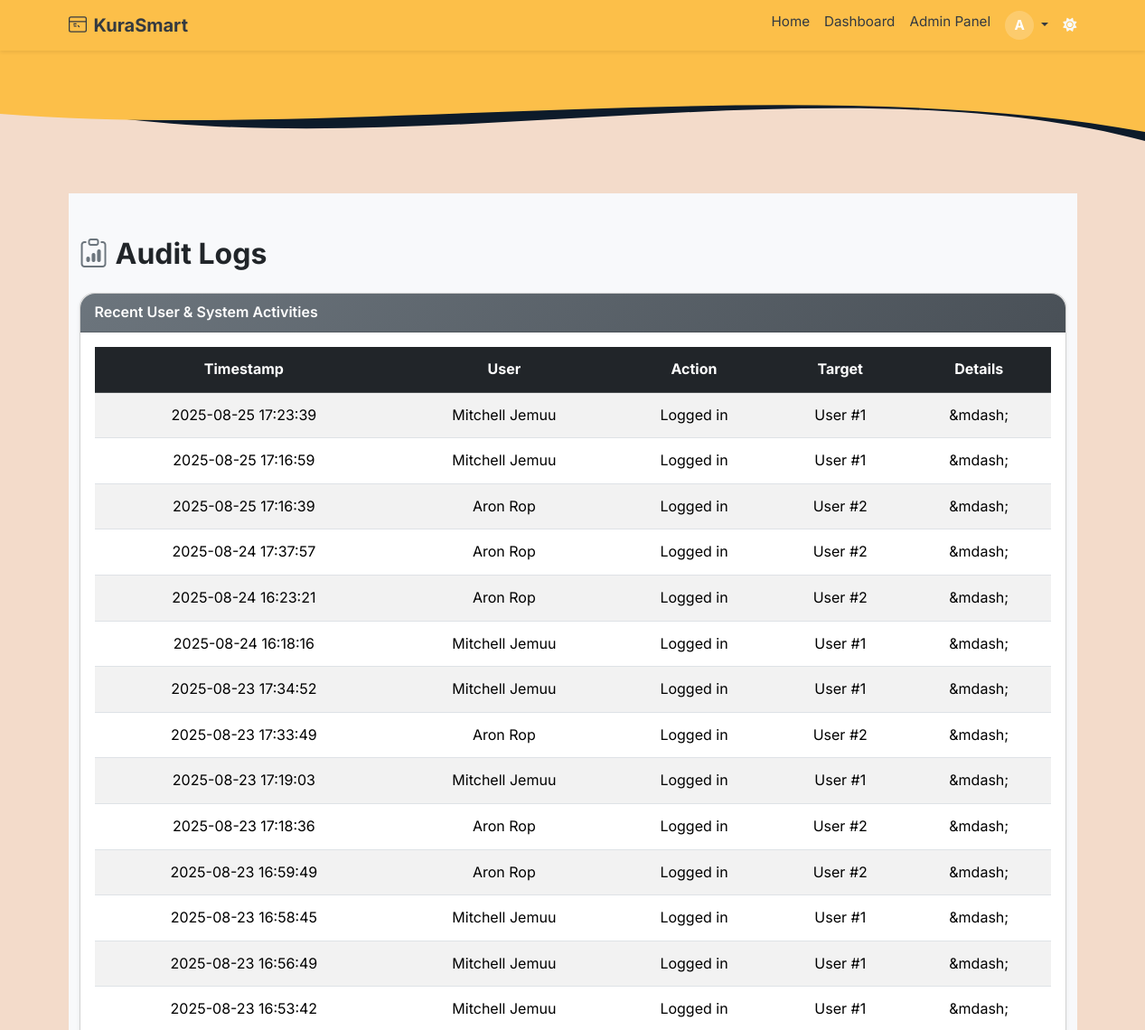
Page /admin/audit-logs (signed in, upper part) on the earlier database version.
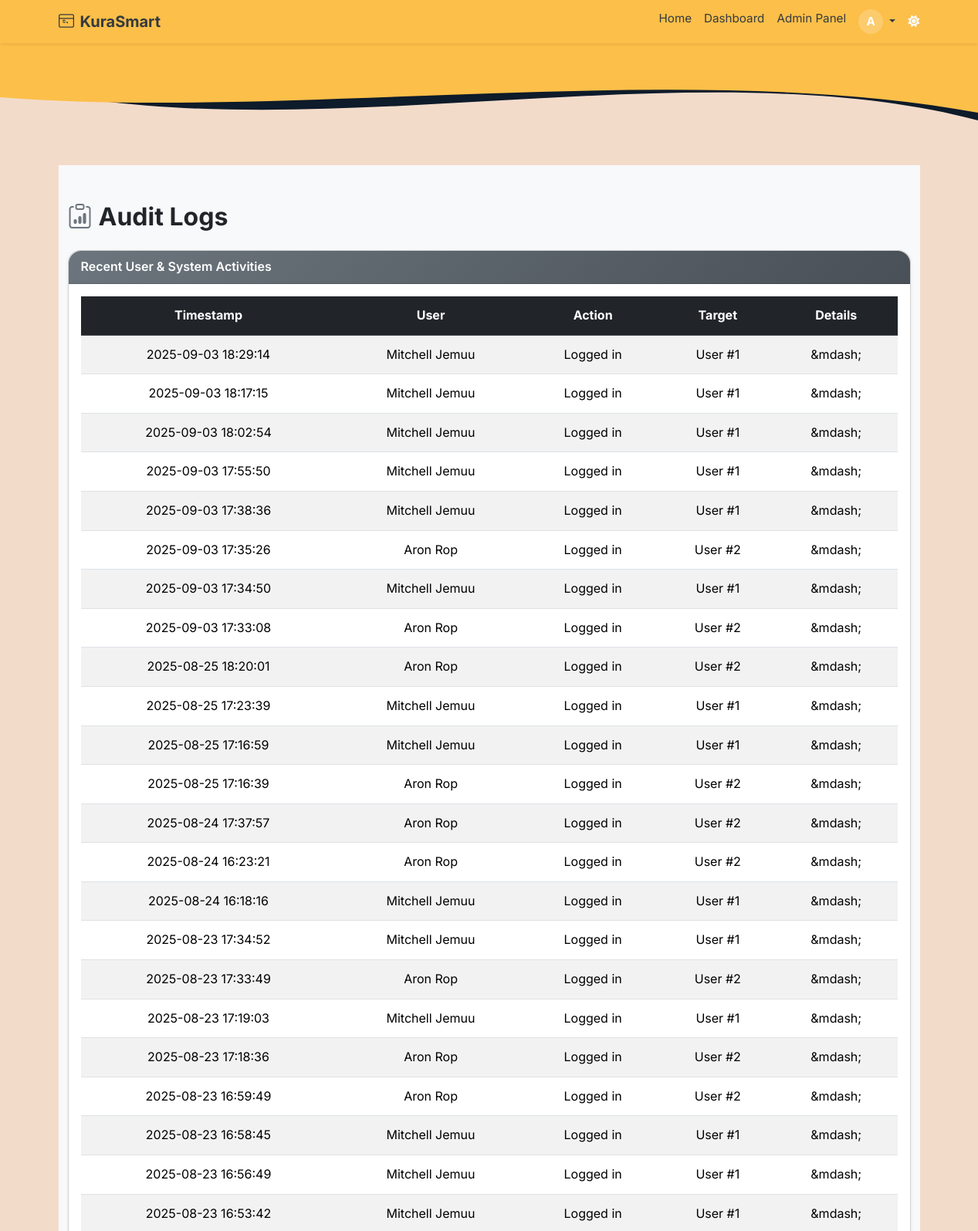
Same page on the later database version.
### app/models.py (models this page shows, shortened)
class User(db.Model, UserMixin):
    __tablename__ = 'users'
    id = db.Column(db.Integer, primary_key=True)
    email = db.Column(db.String(120), unique=True, nullable=False, index=True)
    full_name = db.Column(db.String(120), nullable=False)
    username = db.Column(db.String(80), unique=True, nullable=True)
    id_number = db.Column(db.String(20), unique=True, nullable=True)
    password_hash = db.Column(db.String(128), nullable=False)
    voting_type = db.Column(db.String(10), nullable=False, default="informal")
    national_id = db.Column(db.String(20), unique=True, nullable=True)
    dob = db.Column(db.Date, nullable=True)
    gender = db.Column(db.String(10), nullable=True)
    county = db.Column(db.String(100), nullable=True)
    sub_county = db.Column(db.String(100), nullable=True)
    division = db.Column(db.String(100), nullable=True)
    location = db.Column(db.String(100), nullable=True)
    sub_location = db.Column(db.String(100), nullable=True)
    profile_image = db.Column(db.String(255), nullable=True, default='profile_images/default-profile.png')
    is_verified = db.Column(db.Boolean, default=False, index=True)
    is_superadmin = db.Column(db.Boolean, default=False)
    role = db.Column(db.Enum(UserRole), default=UserRole.voter, nullable=False, index=True)
    created_at = db.Column(db.DateTime, default=datetime.utcnow)
    candidates = db.relationship('Candidate', back_populates='user', lazy='dynamic')
    verification_requests = db.relationship('VerificationRequest', back_populates='user', lazy='dynamic')
    votes = db.relationship('Vote', back_populates='voter', lazy='dynamic')
    def is_super_admin(self):
        return self.role == UserRole.super_admin

class AuditLog(db.Model):
    __tablename__ = 'audit_logs'
    id = db.Column(db.Integer, primary_key=True)
    user_id = db.Column(db.Integer, db.ForeignKey('users.id'), nullable=False)
    action = db.Column(db.String(255), nullable=False)
    target_type = db.Column(db.String(50))
    target_id = db.Column(db.Integer)
    timestamp = db.Column(db.DateTime, default=datetime.utcnow)
    details = db.Column(db.Text)
    user = db.relationship('User', backref='audit_logs')

### app/routes/web_auth.py (the view)
@admin_web_bp.route('/audit-logs')
@login_required
@super_admin_required
def audit_logs():
    try:
        logs = AuditLog.query.order_by(AuditLog.timestamp.desc()).limit(100).all()
        return render_template('admin/audit_logs.html', logs=logs)
    except Exception as e:
        flash(f"Error loading audit logs: {e}", "danger")
        return redirect(url_for('admin_web.dashboard'))

### app/routes/web_auth.py (called while the page is built)
@admin_web_bp.context_processor
def inject_notifications():
    if current_user.is_authenticated:
        unread_notifications = Notification.query.filter_by(user_id=current_user.id, read=False).order_by(Notification.created_at.desc()).all()
        return dict(unread_notifications=unread_notifications)
    return dict(unread_notifications=[])

### app/templates/admin/audit_logs.html (shortened to what this page needs)
{% extends "base.html" %}
{% block content %}
<div class="manage-elections-background py-5">
  <div class="container" data-aos="fade-up">
    <h2 class="mb-4 fw-bold">
      <i class="bi bi-clipboard-data me-2 text-secondary"></i>Audit Logs
    </h2>
    <div class="card shadow-sm rounded-4" data-aos="fade-left">
      <div class="card-header bg-gradient-secondary text-white fw-semibold rounded-top-4">
        Recent User & System Activities
      </div>
      <div class="card-body">
        {% if logs %}
        <div class="table-responsive">
          <table class="table align-middle table-hover text-center table-striped">
            <thead class="table-dark">
              <tr>
                <th>Timestamp</th>
                <th>User</th>
                <th>Action</th>
                <th>Target</th>
                <th>Details</th>
              </tr>
            </thead>
            <tbody>
              {% for log in logs %}
              <tr data-aos="fade-up" data-aos-delay="{{ loop.index * 50 }}">
                <td class="text-wrap text-break">{{ log.timestamp.strftime('%Y-%m-%d %H:%M:%S') }}</td>
                <td class="text-wrap text-break">{{ log.user.full_name }}</td>
                <td class="text-wrap text-break">{{ log.action }}</td>
                <td class="text-wrap text-break">
                  {% if log.target_type %}
                    {{ log.target_type }} #{{ log.target_id }}
                  {% else %}
                    &mdash;
                  {% endif %}
                </td>
                <td class="text-wrap text-break">{{ log.details or '&mdash;' }}</td>
              </tr>
              {% endfor %}
            </tbody>
          </table>
        </div>
        {% else %}
        <p class="text-center text-muted">No audit logs available.</p>
        {% endif %}
      </div>
    </div>
  </div>
</div>
{% endblock %}

### app/templates/base.html (shortened to what this page needs)
<!DOCTYPE html>
<html lang="en" data-bs-theme="auto">
<head>
  <link rel="stylesheet" href="https://cdn.jsdelivr.net/npm/bootstrap@5.3.3/dist/css/bootstrap.min.css">
  <link rel="stylesheet" href="https://cdnjs.cloudflare.com/ajax/libs/font-awesome/6.5.0/css/all.min.css"/>
  <link rel="stylesheet" href="https://cdn.jsdelivr.net/npm/aos@2.3.4/dist/aos.css">
  <link rel="stylesheet" href="https://cdn.jsdelivr.net/npm/bootstrap-icons@1.10.5/font/bootstrap-icons.css">
  <link rel="stylesheet" href="{{ url_for('static', filename='styles.css') }}">
</head>
<body class="text-dark d-flex flex-column min-vh-100">
  <nav class="navbar navbar-expand-lg sticky-top shadow-sm" style="background-color: #fcbf49;">
    <div class="container">
      <a class="navbar-brand fw-bold d-flex align-items-center gap-2" href="{{ url_for('main.index') }}">
        KuraSmart
      </a>
      <div class="collapse navbar-collapse" id="navCollapse">
        <ul class="navbar-nav ms-auto mb-2 mb-lg-0">
          <li class="nav-item">
            <a class="nav-link {% if request.endpoint == 'main.index' %}active{% endif %}" href="{{ url_for('main.index') }}">Home</a>
          </li>
          {% if current_user.is_authenticated %}
            <li class="nav-item">
              <a class="nav-link {% if request.endpoint in ['admin_web.dashboard'] %}active{% endif %}" href="{{ url_for('admin_web.dashboard') }}">
                Dashboard
              </a>
            </li>
            {% if current_user.is_super_admin or current_user.role == 'admin' %}
              <li class="nav-item">
                <a class="nav-link {% if request.endpoint == 'admin_web.dashboard' %}active{% endif %}" href="{{ url_for('admin_web.dashboard') }}">
                  Admin Panel
                </a>
              </li>
            {% endif %}
            <li class="nav-item dropdown">
              <a class="nav-link dropdown-toggle" href="#" id="userMenu" role="button" data-bs-toggle="dropdown" aria-expanded="false">
                <div class="nav-profile-wrapper">
                  <div class="profile-initial bg10">
                    {{ current_user.full_name[0]|upper }}
                  </div>
                </div>
              </a>
            </li>
          {% endif %}
        </ul>
        <span id="theme-toggle" class="text-light ms-2" title="Toggle theme" style="cursor: pointer;">
          <i class="fas fa-moon"></i>
        </span>
      </div>
    </div>
  </nav>
  <div class="position-relative">
    <svg viewBox="0 0 500 150" preserveAspectRatio="none" class="w-100" style="height: 150px; display: block;">
      <path d="M0,50 C150,150 350,0 500,100 L500,0 L0,0 Z" style="fill: #0d1b2a;"></path>
      <path d="M0,70 C150,100 350,20 500,90 L500,0 L0,0 Z" style="fill: #fcbf49;"></path>
    </svg>
  </div>
  <main class="container py-2 flex-grow-1">
    {% block content %}{% endblock %}
  </main>
</body>
</html>

### app/static/styles.css (style rules this page uses)
body { font-family: 'Segoe UI', Tahoma, Geneva, Verdana, sans-serif; background-color: #f8f9fa; margin: 0; padding: 0; }
.navbar-brand { font-weight: bold; color: #343a40 !important; }
.navbar-nav .nav-item .nav-link { color: #343a40; }

### app/templates/base.html (style rules this page uses)
body { font-family: 'Inter', sans-serif; background-color: #F3DBCA; margin: 0; padding: 0; line-height: 1.6; }
.navbar { padding-top: 0.25rem; padding-bottom: 0.25rem; font-size: 0.95rem; }
.navbar-brand svg { margin-top: -2px; }
.nav-profile-wrapper { position: relative; display: inline-block; }
.profile-initial { background-color: #ffffff33; color: #ffffff; font-weight: bold; width: 32px; height: 32px; display: flex; align-items: center; justify-content: center; border-radius: 50%; font-size: 0.95rem; text-transform: uppercase; cursor: pointer; }

### app/templates/admin/audit_logs.html (style rules this page uses)
.manage-elections-background { background: #f8f9fb; min-height: 100vh; }
.bg-gradient-secondary { background: linear-gradient(135deg, #6c757d, #495057); }
.card { border-radius: 0.75rem; }
.table td, .table th { vertical-align: middle; padding: 0.75rem; word-wrap: break-word; white-space: normal; }
.table-responsive { overflow-x: auto; }

Differences in the rows shown:
added AuditLog: timestamp "2025-09-03 18:29:14", user.full_name "Mitchell Jemuu", action "Logged in", target_type "User", target_id "1", details "&mdash;"
added AuditLog: timestamp "2025-09-03 18:17:15", user.full_name "Mitchell Jemuu", action "Logged in", target_type "User", target_id "1", details "&mdash;"
added AuditLog: timestamp "2025-09-03 18:02:54", user.full_name "Mitchell Jemuu", action "Logged in", target_type "User", target_id "1", details "&mdash;"
added AuditLog: timestamp "2025-09-03 17:55:50", user.full_name "Mitchell Jemuu", action "Logged in", target_type "User", target_id "1", details "&mdash;"
added AuditLog: timestamp "2025-09-03 17:38:36", user.full_name "Mitchell Jemuu", action "Logged in", target_type "User", target_id "1", details "&mdash;"
added AuditLog: timestamp "2025-09-03 17:35:26", user.full_name "Aron Rop", action "Logged in", target_type "User", target_id "2", details "&mdash;"
added AuditLog: timestamp "2025-09-03 17:34:50", user.full_name "Mitchell Jemuu", action "Logged in", target_type "User", target_id "1", details "&mdash;"
added AuditLog: timestamp "2025-09-03 17:33:08", user.full_name "Aron Rop", action "Logged in", target_type "User", target_id "2", details "&mdash;"
added AuditLog: timestamp "2025-08-25 18:20:01", user.full_name "Aron Rop", action "Logged in", target_type "User", target_id "2", details "&mdash;"
